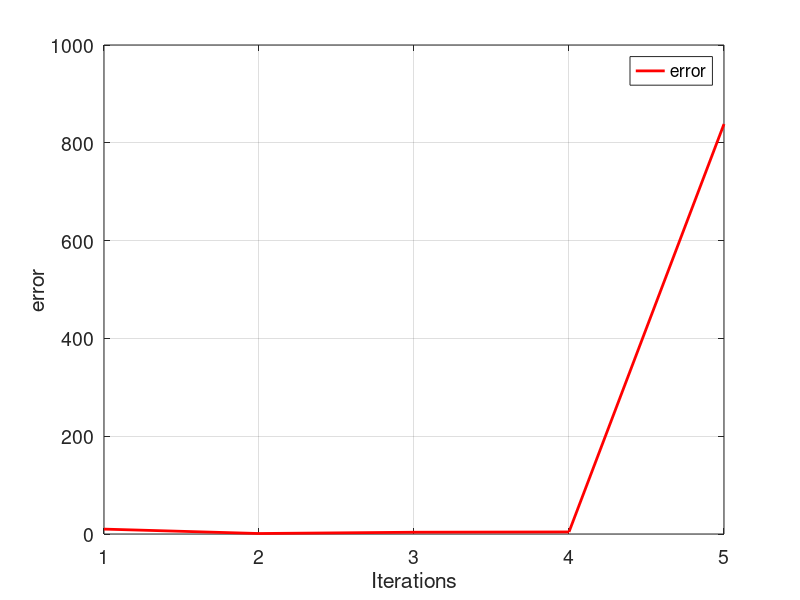

Here is the MATLAB script that generated this plot:
valor_inicial=0

i=1

e(i)=10

while(e(i) > 0.0001)
    
    if (i == 1)
        
        x(i) = valor_inicial;
    end
    
    fx= 3*(x(i)^2)-exp(x)
    fp_x= 6*(x(i))-exp(x)
   
    x(i+1)= (x(i))-(fx / fp_x)
    i= i+1;
    x(i) = fx(i-1);
    e(i) = abs(x(i-1)-x(i));
    if (e(i) > 50);
        break;
    end
end


tamanio = size(e);
ite= 1:1:tamanio(2);
figure ('DefaultAxesFontsize', 14)
set (gcf, 'color', 'green');
plot(ite,e,'color',[1 0 0],'LineWidth',2);
grid on
hold on
xlabel('Iterations')
ylabel('error')
legend ('error')